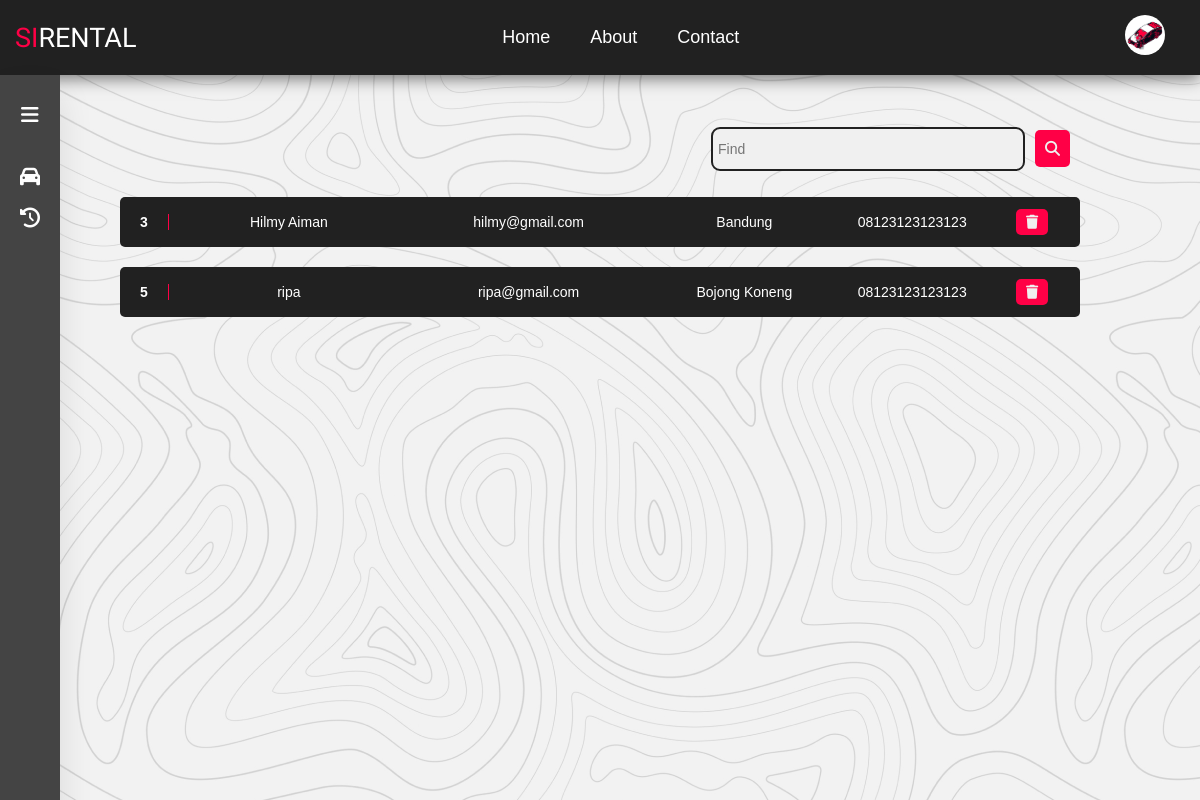
/manage.php (signed in), run on the app's committed database.
### tables this page shows
CREATE TABLE IF NOT EXISTS `users` (
  `user_id` int(11) NOT NULL AUTO_INCREMENT,
  `user_name` varchar(50) DEFAULT NULL,
  `user_email` varchar(30) NOT NULL,
  `user_password` varchar(16) NOT NULL,
  `user_address` varchar(50) DEFAULT NULL,
  `user_phone` varchar(50) DEFAULT NULL,
  `user_gender` char(50) DEFAULT NULL,
  `user_level` int(11) NOT NULL,
  PRIMARY KEY (`user_id`),
  UNIQUE KEY `user_email` (`user_email`)
);

### manage.php (the view, shortened to what this page needs)
<?php
include('layouts/navbar.php');
include('layouts/sidebar.php');
$level = $_GET['user_level'];
if ($level == "Member") {
  if (isset($_POST['find']) && $_POST['keyword'] != '') {
    $keyword = $_POST['keyword'];
    $q = "SELECT * FROM users
    WHERE user_level = 1 AND
    (user_name LIKE '%$keyword%' OR
    user_email LIKE '%$keyword%' OR
    user_address LIKE '%$keyword%')";
  } else {
    $q = 'SELECT * FROM users WHERE user_level = 1';
  }
} else {
  if (isset($_POST['find'])) {
    $keyword = $_POST['keyword'];
    $q = "SELECT * FROM users
    WHERE user_level = 2 AND
    (user_name LIKE '%$keyword%' OR
    user_email LIKE '%$keyword%' OR
    user_address LIKE '%$keyword%')";
  } else {
    $q = 'SELECT * FROM users WHERE user_level = 2';
  }
}
$result = mysqli_query($conn, $q);
?>
<section>
  <div class="container-manage">
    <div class="content-manage">
      <div class="manage-head">
        <div>
          <form action="" method="POST">
            <div class="search_field">
              <input type="text" name="keyword" placeholder="Find">
              <div>
                <button class="find_btn" name="find"><i class="fa-solid fa-magnifying-glass"></i></button>
              </div>
            </div>
          </form>
        </div>
      </div>
      <?php while ($row = mysqli_fetch_assoc($result)) { ?>
        <div class="content-data">
          <div class="col-id">
            <?php echo $row['user_id'] ?>
          </div>
          <div class="col-name">
            <?php echo $row['user_name'] ?>
          </div>
          <div class="col-email">
            <?php echo $row['user_email'] ?>
          </div>
          <div class="col-address">
            <?php echo $row['user_address'] ?>
          </div>
          <div class="col-phone">
            <?php echo $row['user_phone'] ?>
          </div>
          <div class="col-action">
            <a href="actionDelete.php?user_id=<?php echo $row['user_id']; ?>" role="button" onclick="return confirm('This data will be deleted?')">
              <i class="fa-solid fa-trash"></i>
            </a>
          </div>
        </div>
      <?php } ?>
    </div>
  </div>
</section>

### style/style.css (style rules this page uses)
*, body { margin: 0; padding: 0; }
.search_field { display: flex; align-items: center; justify-content: center; }
.search_field > input { width: 300px; color: black; padding: 0 5px; height: 40px; font-size: 14px; border: none; background: #f0f0f0; border-radius: 9px; border: 2px solid #212121; }
.find_btn { background-color: #ff0046; border: none; color: #f0f0f0; padding: 10px; margin: 10px; border-radius: 5px; font-size: 15px; cursor: pointer; }
.container-manage { color: #212121; display: flex; flex-direction: row; font-family: "Poppins", sans-serif; padding-top: 10vh; height: 90vh; width: 100%; background-color: #f0f0f0; background-image: url("../assets/background/topo-transparent.png"); justify-content: center; text-align: center; }
.manage-head { display: flex; flex-direction: row; align-items: center; justify-content: space-between; }
.content-manage { margin-top: 40px; font-size: 14px; display: flex; flex-direction: column; width: 80%; }
.content-data { display: flex; width: 100%; height: 50px; background-color: #212121; color: #ffffff; align-items: center; margin-top: 20px; border-radius: 5px; }
.col-id { font-weight: bold; width: 5%; text-align: center; border-right: 1px solid #ff0046; }
.col-name { width: 25%; text-align: center; }
.col-email { width: 25%; text-align: center; }
.col-address { width: 20%; text-align: center; }
.col-phone { width: 15%; text-align: center; }
.col-action { width: 10%; text-align: center; justify-content: center; }
.col-action a { background-color: #ff0046; padding: 5px 10px; border-radius: 5px; color: #f0f0f0; }

### data on the page
users: user_id "3", user_name "Hilmy Aiman", user_email "hilmy@gmail.com", user_address "Bandung", user_phone "08123123123123"
users: user_id "5", user_name "ripa", user_email "ripa@gmail.com", user_address "Bojong Koneng", user_phone "08123123123123"
